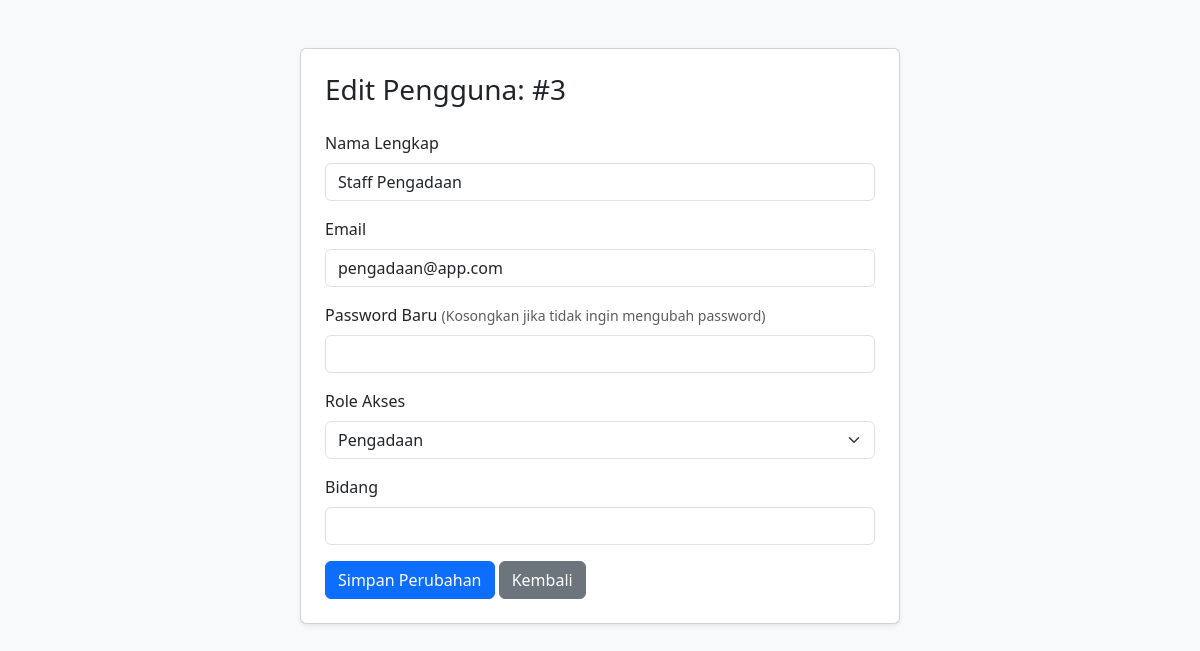
The app's page /super_admin/edit_user.php?id=3 (signed in) with its own data.
### tables this page shows
CREATE TABLE `users` (
  `id` int(11) NOT NULL,
  `nama` varchar(150) NOT NULL,
  `email` varchar(150) NOT NULL,
  `password` varchar(255) NOT NULL,
  `role` enum('pemohon','biro_umum','pengadaan','vendor','perlengkapan','super_admin') NOT NULL,
  `bidang` varchar(100) DEFAULT NULL,
  `created_at` timestamp NOT NULL DEFAULT current_timestamp()
);

### super_admin/edit_user.php (the view, shortened to what this page needs)
<?php
require_once '../config/database.php';
$id = $_GET['id'] ?? null;
$stmt = $pdo->prepare("SELECT * FROM users WHERE id = ?");
$stmt->execute([$id]);
$user = $stmt->fetch();
?>
<!DOCTYPE html>
<html lang="id">
<head>
    <link rel="stylesheet" href="https://cdn.jsdelivr.net/npm/bootstrap@5.3.0/dist/css/bootstrap.min.css">
</head>
<body class="bg-light container py-5">
    <div class="card shadow-sm p-4" style="max-width: 600px; margin: auto;">
        <h3>Edit Pengguna: #<?= $user['id'] ?></h3>
        <form method="POST" class="mt-3">
            <div class="mb-3">
                <label class="form-label">Nama Lengkap</label>
                <input type="text" name="nama" class="form-control" value="<?= htmlspecialchars($user['nama']) ?>" required>
            </div>
            <div class="mb-3">
                <label class="form-label">Email</label>
                <input type="email" name="email" class="form-control" value="<?= htmlspecialchars($user['email']) ?>" required>
            </div>
            <div class="mb-3">
                <label class="form-label">Password Baru <small class="text-muted">(Kosongkan jika tidak ingin mengubah password)</small></label>
                <input type="password" name="password" class="form-control">
            </div>
            <div class="mb-3">
                <label class="form-label">Role Akses</label>
                <select name="role" class="form-select" required>
                    <option value="pengadaan" <?= $user['role'] === 'pengadaan' ? 'selected' : '' ?>>Pengadaan</option>
                </select>
            </div>
            <div class="mb-3">
                <label class="form-label">Bidang</label>
                <input type="text" name="bidang" class="form-control" value="<?= htmlspecialchars($user['bidang'] ?? '') ?>">
            </div>
            <button type="submit" class="btn btn-primary">Simpan Perubahan</button>
            <a href="dashboard.php" class="btn btn-secondary">Kembali</a>
        </form>
    </div>
</body>
</html>

### records on screen
users: id "3", nama "Staff Pengadaan", email "pengadaan@app.com", role "Pengadaan"
